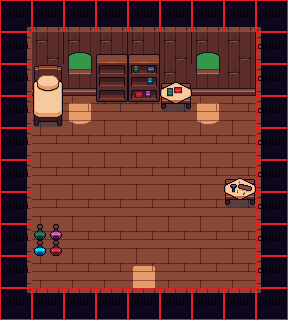

Below is a game level as drawn by its tile map, then a one-line description and the .tmx file that defines it, in full:
An orthogonal 9x10 tile map with 32x32 px tiles, 3 tile layers (base, objects, collision), 2 tilesets and 1 object (exit).

<map version="1.4" tiledversion="1.4.2" orientation="orthogonal" renderorder="right-down" width="9" height="10" tilewidth="32" tileheight="32" infinite="0" nextlayerid="6" nextobjectid="2">
 <tileset firstgid="1" source="Aurora Tileset.tsx" />
 <tileset firstgid="987" source="dev-tileset.tsx" />
 <layer id="1" name="base" width="9" height="10">
  <data encoding="csv">
72,73,73,73,73,73,73,73,74,
101,161,160,161,161,161,160,161,103,
101,188,189,190,188,188,189,190,103,
101,165,163,165,165,165,163,165,103,
101,165,165,165,165,165,165,165,103,
101,165,165,165,165,165,165,165,103,
101,165,165,165,165,165,165,165,103,
101,165,165,165,165,165,165,165,103,
101,165,165,165,162,165,165,165,103,
130,131,131,131,131,131,131,131,132
</data>
 </layer>
 <layer id="2" name="objects" width="9" height="10">
  <data encoding="csv">
0,0,0,0,0,0,0,0,0,
0,0,0,184,185,0,0,0,0,
0,205,0,213,214,209,0,0,0,
0,234,0,242,243,238,0,0,0,
0,0,0,0,0,0,0,0,0,
0,0,0,0,0,0,0,210,0,
0,0,0,0,0,0,0,239,0,
0,217,0,0,0,0,0,0,0,
0,0,0,0,0,0,0,0,0,
0,0,0,0,0,0,0,0,0
</data>
 </layer>
 <objectgroup id="5" name="markers">
  <object id="1" name="exit" x="128" y="256" width="32" height="32" />
 </objectgroup>
 <layer id="4" name="collision" width="9" height="10">
  <data encoding="csv">
988,988,988,988,988,988,988,988,988,
988,0,0,0,0,0,0,0,988,
988,0,0,0,0,0,0,0,988,
988,0,0,0,0,0,0,0,988,
988,0,0,0,0,0,0,0,988,
988,0,0,0,0,0,0,0,988,
988,0,0,0,0,0,0,0,988,
988,0,0,0,0,0,0,0,988,
988,0,0,0,0,0,0,0,988,
988,988,988,988,988,988,988,988,988
</data>
 </layer>
</map>
